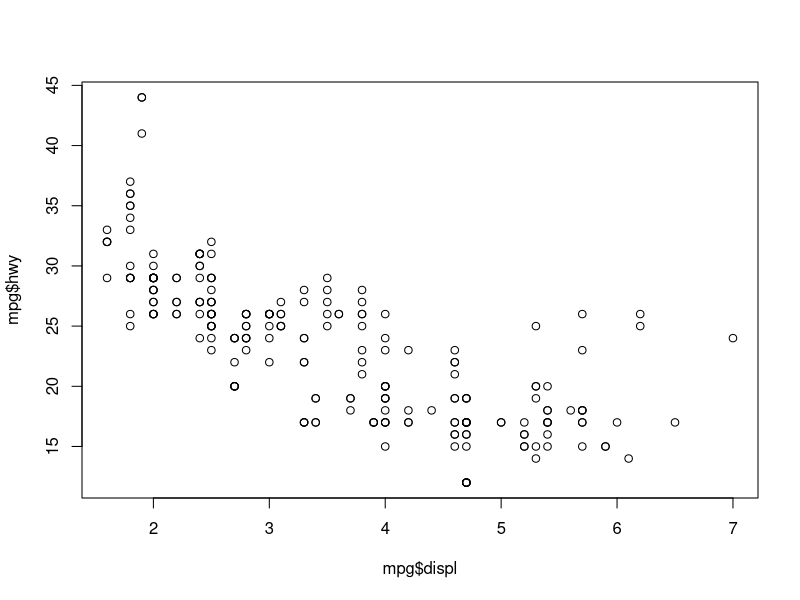
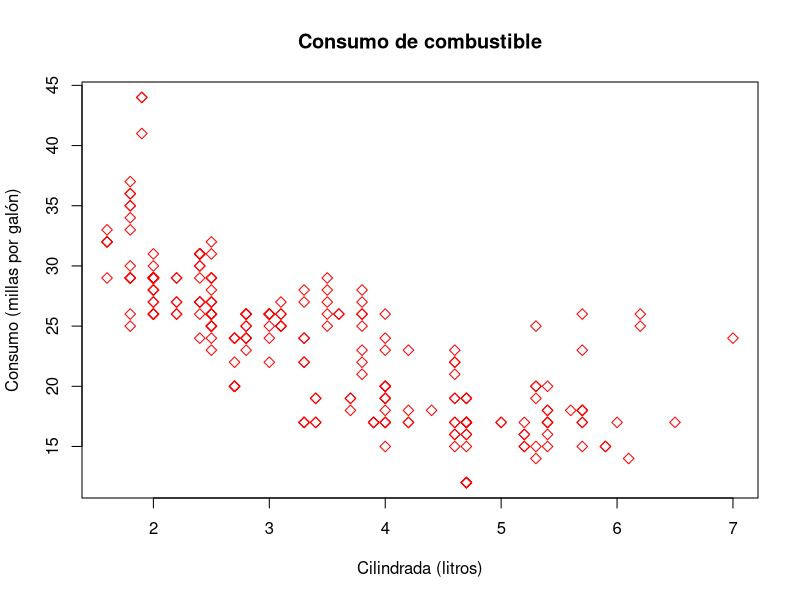
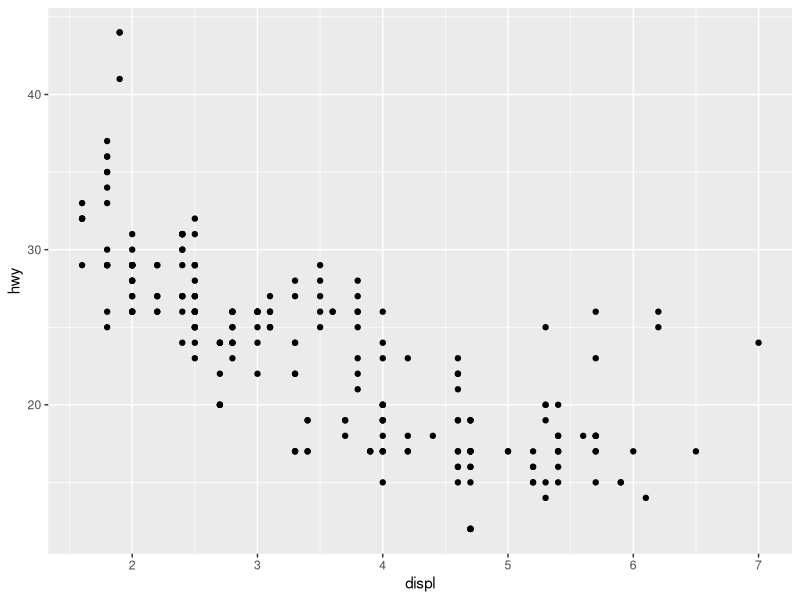

Here is the R script that generated these plots, in order:
## ---- chunk 1
library(tidyverse)
## ---- chunk 2
mpg
## ---- chunk 3
head(diamonds, n = 10)
## ---- chunk 4
plot(mpg$displ, mpg$hwy)
## ---- chunk 5
plot(mpg$displ, mpg$hwy,
     main = "Consumo de combustible",
     xlab = "Cilindrada (litros)",
     ylab = "Consumo (millas por galón)", 
     pch = 5,
     col = "red")
## ---- chunk 6
ggplot(data = mpg) + 
  geom_point(mapping = aes(x = displ, y = hwy))
